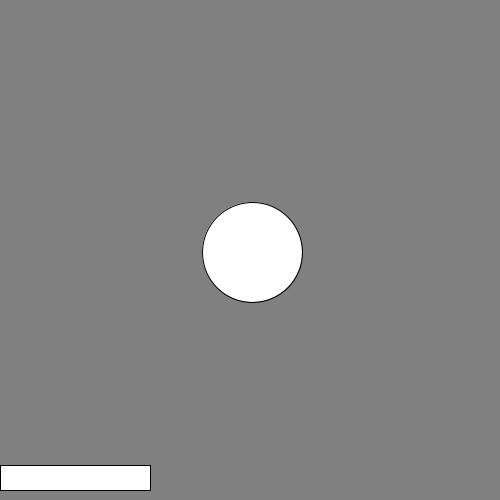
Frame 1 (no input)
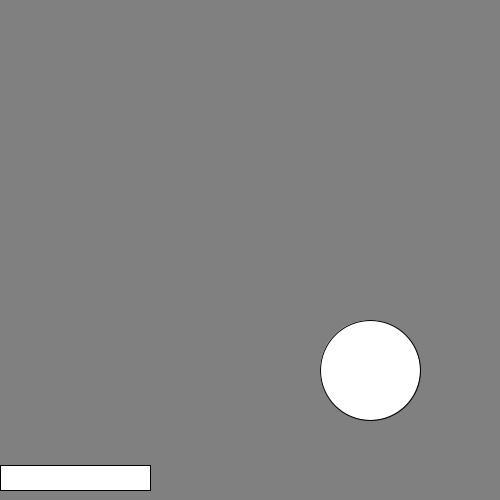
Frame 60 (the mouse pressed at the canvas centre just before this capture)
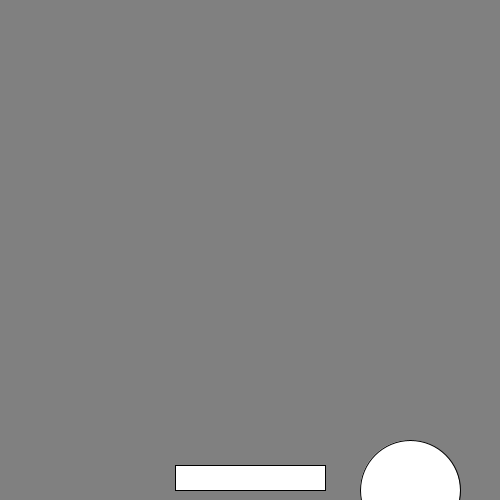
Frame 120 (the mouse held since frame 60 and released just before this capture)

The Processing sketch that drew these frames (run headless with seeded random() and noise(); from frame 60 on, the mouse is pressed at the canvas centre):

// Processing sketch: pong
// ── pong.pde
Pala miPala;
Pelota miPelota;

void setup() {
  //fullScreen();
  size(500,500);
  
  miPala=new Pala(width/2,height-10,150);
  miPelota=new Pelota(width/2,height/2,100);
}

void draw() {
  clear();
  background(128);
  miPala.mostrar();
  miPelota.mostrar();
}

// ── Pala.pde
class Pala {
  int x, y, ancho;

  Pala(int x, int y, int ancho) {
    this.x=x;
    this.y=y;
    this.ancho=ancho;
  }

  void mostrar() {
    this.x=mouseX;
    if (salioDerecha()) {
      rect(width-ancho, y-25, ancho, 25);
    } else if (salioIzquierda()) {
      rect(0, y-25, ancho, 25);
    } else {
      rect(x-ancho/2, y-25, ancho, 25);
    }
  }

  int getMinX() {
    return x-ancho/2;
  }
  int getMaxX() {
    return x+ancho/2;
  }

  int getMinY() {
    return y;
  }
  int getMaxY() {
    return y-25;
  }

  boolean salioDerecha() {
    return x+ancho/2>=width;
  }

  boolean salioIzquierda() {
    return x-ancho/2<=0;
  }
}

// ── Pelota.pde
class Pelota {
  int x, y, diametro;
  int velY=2;
  int velX=2;
  int contadorRebotes;

  Pelota(int x, int y, int diametro) {
    this.x=x;
    this.y=y;
    this.diametro=diametro;
    contadorRebotes=0;
  }

  void mostrar() { 
    if (tocoAbajo()) {
      velY=-velY;
    }
    if (tocoArriba()) {
      velY=-velY;
    }
    if(tocoDerecha()){
      velX=-velX;
    }
    if(tocoIzquierda()){
      velX=-velX;
    }

    y+=velY;
    x+=velX;

    ellipse(x, y, diametro, diametro);
  }

  boolean tocoArriba() {
    return y-diametro/2.0<=0;
  }

  boolean tocoAbajo() {
    int minX=miPala.getMinX();
    int maxX=miPala.getMaxX();

    println("x: "+x+"\t"+"y: "+y+"\tminX: "+minX+"\tmaxX: "+maxX);

    if (y+diametro/2.0>=miPala.getMaxY()) {
      if (x>=minX && x<=maxX) {
        if (contadorRebotes < 5) {
          contadorRebotes++;
        } else {
          velY+=5;
          contadorRebotes=0;
        }
        return true;
      } else {
        return false;
      }
    } else 
    return false;
  }
  
  boolean tocoDerecha(){
    return x-diametro/2.0<=0;
  }
  
  boolean tocoIzquierda(){
     return x+diametro/2.0>=width;
  }
}
